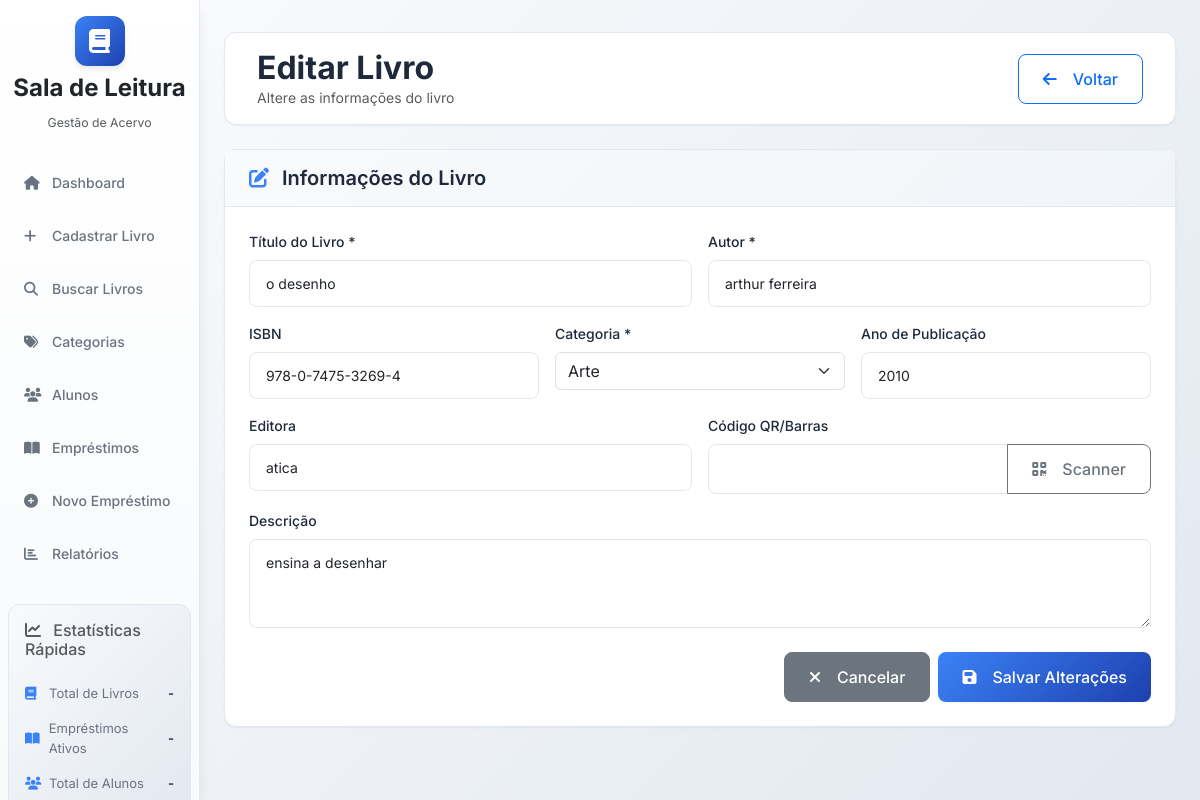
Screenshot of /books/e2ff80be-b06f-4522-9c8e-47c2e0771455/edit with the database file from the repository.
### database/models.py (models this page shows, shortened)
class Book(db.Model):
    __tablename__ = 'books'
    id = db.Column(db.String(36), primary_key=True, default=generate_uuid)
    title = db.Column(db.String(200), nullable=False)
    author = db.Column(db.String(200), nullable=False)
    isbn = db.Column(db.String(20), unique=True)
    total_copies = db.Column(db.Integer, nullable=False)
    category = db.Column(db.String(36), db.ForeignKey('categories.id'))
    publisher = db.Column(db.String(200))
    publication_year = db.Column(db.Integer)
    description = db.Column(db.Text)
    cover_image = db.Column(db.String(500))
    qr_code = db.Column(db.String(100), unique=True)
    created_date = db.Column(db.DateTime, default=datetime.utcnow)
    updated_date = db.Column(db.DateTime, default=datetime.utcnow, onupdate=datetime.utcnow)
    copies = db.relationship('BookCopy', backref='book', lazy=True, cascade='all, delete-orphan')
    loans = db.relationship('Loan', backref='book', lazy=True)

class Category(db.Model):
    __tablename__ = 'categories'
    id = db.Column(db.String(36), primary_key=True, default=generate_uuid)
    name = db.Column(db.String(100), nullable=False, unique=True)
    description = db.Column(db.Text)
    color = db.Column(db.String(7), default='#3b82f6')
    active = db.Column(db.Boolean, default=True)
    created_date = db.Column(db.DateTime, default=datetime.utcnow)
    updated_date = db.Column(db.DateTime, default=datetime.utcnow, onupdate=datetime.utcnow)
    books = db.relationship('Book', backref='category_obj', lazy=True)

### app.py (the view, shortened to what this page needs)
    @app.route('/books/<book_id>/edit', methods=['GET', 'POST'])
    def edit_book(book_id):
        book = Book.query.get_or_404(book_id)
        categories = Category.query.filter_by(active=True).order_by(Category.name).all()
        return render_template('books/edit_book.html', book=book, categories=categories)

### templates/books/edit_book.html (shortened to what this page needs)
{% extends "base.html" %}
{% block content %}
<div class="main-header d-flex justify-content-between align-items-center py-3 mb-4">
    <div>
        <h1 class="h2 mb-0">Editar Livro</h1>
        <p class="text-muted mb-0">Altere as informações do livro</p>
    </div>
    <a href__="{{ url_for('book_details', book_id=book.id) }}" class="btn btn-outline-primary">
        <i class="fas fa-arrow-left me-2"></i>
        Voltar
    </a>
</div>
<div class="card fade-in">
    <div class="card-header">
        <h5 class="mb-0">
            <i class="fas fa-edit text-primary me-2"></i>
            Informações do Livro
        </h5>
    </div>
    <div class="card-body">
        <form method="POST" id="editBookForm">
            <div class="row g-3">
                <div class="col-md-6">
                    <label for="title" class="form-label">Título do Livro *</label>
                    <input type="text" class="form-control" name="title"
                           value="{{ book.title }}" required>
                </div>
                <div class="col-md-6">
                    <label for="author" class="form-label">Autor *</label>
                    <input type="text" class="form-control" name="author"
                           value="{{ book.author }}" required>
                </div>
                <div class="col-md-4">
                    <label for="isbn" class="form-label">ISBN</label>
                    <input type="text" class="form-control" name="isbn"
                           value="{{ book.isbn or '' }}">
                </div>
                <div class="col-md-4">
                    <label for="category" class="form-label">Categoria *</label>
                    <select class="form-select" name="category" required>
                        {% for cat in categories %}
                            <option value="{{ cat.id }}"
                                    {% if cat.id == book.category %}selected{% endif %}>
                                {{ cat.name }}
                            </option>
                        {% endfor %}
                    </select>
                </div>
                <div class="col-md-4">
                    <label for="publication_year" class="form-label">Ano de Publicação</label>
                    <input type="number" class="form-control" name="publication_year"
                           min="1800" max="{{ current_year }}"
                           value="{{ book.publication_year or '' }}">
                </div>
                <div class="col-md-6">
                    <label for="publisher" class="form-label">Editora</label>
                    <input type="text" class="form-control" name="publisher"
                           value="{{ book.publisher or '' }}">
                </div>
                <div class="col-md-6">
                    <label for="qr_code" class="form-label">Código QR/Barras</label>
                    <div class="input-group">
                        <input type="text" class="form-control" name="qr_code"
                               value="{{ book.qr_code or '' }}" id="qrCodeInput">
                        <button type="button" class="btn btn-outline-secondary"
                                onclick="openScanner()">
                            <i class="fas fa-qrcode me-2"></i>
                            Scanner
                        </button>
                    </div>
                </div>
                <div class="col-12">
                    <label for="description" class="form-label">Descrição</label>
                    <textarea class="form-control" name="description" rows="3"
                              placeholder="Breve descrição do livro...">{{ book.description or '' }}</textarea>
                </div>
            </div>
            <div class="mt-4 d-flex justify-content-end gap-2">
                <a href__="{{ url_for('book_details', book_id=book.id) }}"
                   class="btn btn-secondary">
                    <i class="fas fa-times me-2"></i>
                    Cancelar
                </a>
                <button type="submit" class="btn btn-primary">
                    <i class="fas fa-save me-2"></i>
                    Salvar Alterações
                </button>
            </div>
        </form>
    </div>
</div>
{% endblock %}

### static/css/style.css (style rules this page uses)
:root { --primary-color: #3b82f6; --secondary-color: #6b7280; --success-color: #10b981; --warning-color: #f59e0b; --danger-color: #ef4444; --info-color: #06b6d4; --light-color: #f8fafc; --dark-color: #1e293b; --border-color: #e2e8f0; --shadow-sm: 0 1px 2px 0 rgba(0, 0, 0, 0.05); --shadow-md: 0 4px 6px -1px rgba(0, 0, 0, 0.1); --shadow-lg: 0 10px 15px -3px rgba(0, 0, 0, 0.1); }
* { margin: 0; padding: 0; box-sizing: border-box; }
body { font-family: 'Inter', sans-serif; font-size: 14px; line-height: 1.5; color: var(--dark-color); background: linear-gradient(135deg, #f8fafc 0%, #e2e8f0 100%); min-height: 100vh; }
.main-header { background: white; border-radius: 12px; padding: 2rem; margin-bottom: 2rem; box-shadow: var(--shadow-sm); border: 1px solid var(--border-color); }
.main-header h1 { color: var(--dark-color); font-weight: 700; margin-bottom: 0.5rem; }
.card { border: 1px solid var(--border-color); border-radius: 12px; box-shadow: var(--shadow-sm); background: white; transition: all 0.2s ease; }
.card-header { background: linear-gradient(135deg, #f8fafc 0%, #f1f5f9 100%); border-bottom: 1px solid var(--border-color); padding: 1rem 1.5rem; border-radius: 12px 12px 0 0; }
.card-header h5 { font-weight: 600; color: var(--dark-color); margin: 0; }
.card-body { padding: 1.5rem; }
.form-control { border: 1px solid var(--border-color); border-radius: 8px; padding: 0.75rem 1rem; font-size: 14px; transition: all 0.2s ease; }
.form-label { font-weight: 500; color: var(--dark-color); margin-bottom: 0.5rem; }
.btn { border-radius: 8px; font-weight: 500; padding: 0.75rem 1.5rem; transition: all 0.2s ease; display: inline-flex; align-items: center; gap: 0.5rem; }
.btn-primary { background: linear-gradient(135deg, var(--primary-color) 0%, #1e40af 100%); border: none; color: white; box-shadow: var(--shadow-sm); }
.fade-in { animation: fadeIn 0.6s ease-out; }
.text-primary { color: var(--primary-color) !important; }

### rows the page displays
Book: title "o desenho", author "arthur ferreira", isbn "978-0-7475-3269-4", category "Arte", publication_year "2010", publisher "atica", description "ensina a desenhar"
